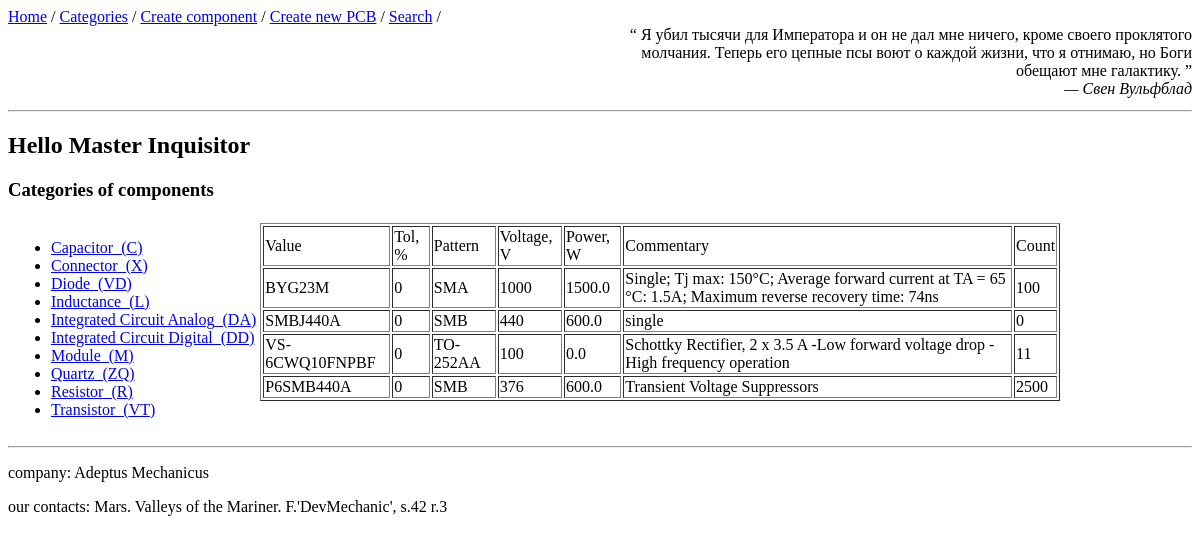
Screenshot of /categories/diode with the database file from the repository.
### app_comp/models.py (models this page shows, shortened)
class Category(db.Model):
    __tablename__ = 'categories'
    id = db.Column(db.Integer, primary_key=True)
    name = db.Column(db.String(128), unique=True, index=True, nullable=False)
    refdes = db.Column(db.String(15), nullable=False)
    components = db.relationship('Component', backref='category',
                                 cascade='all, delete',)

class Component(db.Model):
    __tablename__ = 'components'
    id = db.Column(db.Integer, primary_key=True)
    value = db.Column(db.String(128), index=True, nullable=False)
    tolerance = db.Column(db.Float, default=None)   # %
    voltage = db.Column(db.Integer, default=None)  # V
    power = db.Column(db.Float, default=None)   # W
    count = db.Column(db.Integer, default=0)
    comment = db.Column(db.Text)
    category_name = db.Column(db.String(128), db.ForeignKey("categories.name"))
    pattern_name = db.Column(db.String(128), db.ForeignKey("patterns.name"))
    pcboards = db.relationship("AssociatedCompPcb",
                               back_populates='component')
    def get_parameters_as_dict(self) -> dict:
        return {"value": self.value,
                "tol, %": self.tolerance,
                "pattern": self.pattern_name,
                "voltage, V": self.voltage,
                "power, W": self.power,
                "commentary": self.comment,
                "Count": self.count
                }

### app_comp/views.py (the view)
@app.route('/categories/<string:type_category>', methods=['get'])
def categories(type_category='menu'):
    all_cat = crud.read_table_sorted(Category, Category.name)
    category = type_category
    if category != 'menu':
        components_from_category = dbt.get_components_from_category(category, Component)
        if components_from_category:
            temp_bd['quote'] = random_quote()
            return render_template("categories.html",
                                   title='menu Categories',
                                   all_categories=all_cat,
                                   components_of_category=components_from_category,
                                   bd=temp_bd, )
        else:
            return redirect(url_for("categories", type_category='menu'))
    else:
        temp_bd['quote'] = random_quote()
        return render_template("categories.html",
                               title='Categories',
                               all_categories=all_cat,
                               bd=temp_bd,)

### app_comp/tools/database_tools.py (called while the page is built)
def get_components_from_category(category, *args):
    filter_param = Component.category_name == category
    cat_components = db.session.query(*args).filter(filter_param).all()
    return cat_components

    def read_table_sorted(self, table, sorted_param):
        return self.db.session.query(table).order_by(sorted_param).all()

### app_comp/tools/quotes.py (called while the page is built)
def get_json_data(path_):
    with open(path_, 'r') as json_object:
        json_data = json.load(json_object)
    return json_data

def random_quote(path=path_to_json):
    quotes = get_json_data(path)
    return random.choice(quotes)

### app_comp/templates/categories.html
{% extends 'base.html'%}
{% block content %}
<h3> Categories of components </h3>
<table>
    <tr>
    <td valign="top" align="left">{% include "categories_part/category_menu.html" %}</td>
    <td valign="top" align="center" width="800px">{% include "categories_part/category_content.html" %}</td>
    </tr>
</table>
{% endblock %}

### app_comp/templates/categories_part/category_menu.html (shortened to what this page needs)
<ul>
    {% for cat in all_categories %}
        <li>
            <a href="{{ url_for('categories', type_category=cat.name) }}">
                {{cat.name|title}}_({{cat.refdes}})
            </a>
         </li>
    {% endfor %}
</ul>

### app_comp/templates/categories_part/category_content.html
<div>
{% if components_of_category %}
    <table align="center" border="1px">
        <tr>
        {% for key in components_of_category[0].get_parameters_as_dict().keys() %}
            <td>{{ key.title() }}</td>
        {% endfor %}
        </tr>
        {% for comp in components_of_category %}
        <tr>
            {% for value in comp.get_parameters_as_dict().values() %}
            <td> {{value}}</td>
            {% endfor %}
        </tr>
        {% endfor %}
    </table>
{% else %}
    <img width="350px" src="../static/images/AM_icon.jpg" alt="Adeptus Mechanicus are wait">
{% endif %}
</div>

### rows the page displays
Category: name "Capacitor", refdes "C"
Category: name "Connector", refdes "X"
Category: name "Diode", refdes "VD"
Category: name "Inductance", refdes "L"
Category: name "Integrated Circuit Analog", refdes "DA"
Category: name "Integrated Circuit Digital", refdes "DD"
Category: name "Module", refdes "M"
Category: name "Quartz", refdes "ZQ"
Category: name "Resistor", refdes "R"
Category: name "Transistor", refdes "VT"
Component: value "BYG23M", values "0" "100", pattern_name "SMA", voltage "1000", power "1500.0", comment "Single; Tj max: 150°C; Average forward current at TA = 65 °C: 1.5A; Maximum reverse recovery time: 74ns"
Component: value "SMBJ440A", values "0" "0", pattern_name "SMB", voltage "440", power "600.0", comment "single"
Component: value "VS-6CWQ10FNPBF", values "0" "100" "11", pattern_name "TO-252AA", power "0.0", comment "Schottky Rectifier, 2 x 3.5 A -Low forward voltage drop -High frequency operation"
Component: value "P6SMB440A", values "0", pattern_name "SMB", voltage "376", power "600.0", comment "Transient Voltage Suppressors", count "2500"

### other values shown
{{ bd.quote[0] }} "Я убил тысячи для Императора и он не дал мне ничего, кроме своего проклятого молчания. Теперь его цепные псы воют о каждой жизни, что я отнимаю, но Боги обещают мне галактику."
{{ bd.quote[1] }} "— Свен Вульфблад"
{{ bd.user }} "Master Inquisitor"
{{ key.title() }} "Value" "Tol, %" "Pattern" "Voltage, V" "Power, W" "Commentary" "Count"
{{ bd.company }} "Adeptus Mechanicus"
{{ bd.contacts }} "Mars. Valleys of the Mariner. F.'DevMechanic', s.42 r.3"
